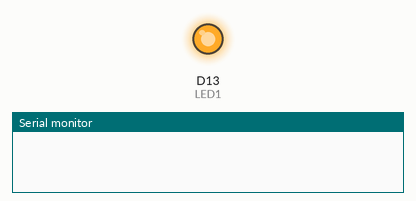
Simulated run of this sketch. Board: Arduino Zero (SAMD21). Shown: output pins drawn as LEDs (lit = HIGH), the last lines printed to the serial monitor.

Above: at 0.6 s.
At 10.1 s:
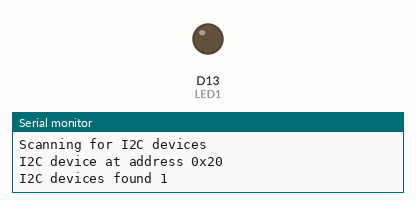
Timing chart, 0 to 11.6 s (numbered marks = the images above):
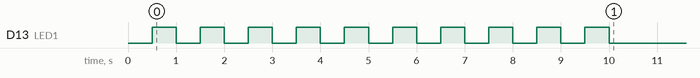

The sketch:

13_I2C_Scanner.ino
```cpp
// (licence header left out)
/*******************************************************************************************************
  Program Operation - This scans the I2C bus from address 1 to address 126 and reports if an I2C device
  is found. Common device addresses;

  0x20 PCF8574

  Serial monitor baud rate is set at 115200
*******************************************************************************************************/

#include <Wire.h>
#define LED1 13                         //on board LED is yellow

void loop()
{
  uint8_t I2Cstatus, I2Caddress;
  int16_t I2Cdevicesfound;

  SerialUSB.println("Scanning for I2C devices");

  I2Cdevicesfound = 0;

  for (I2Caddress = 1; I2Caddress < 127; I2Caddress++ )
  {
    Wire.beginTransmission(I2Caddress);
    I2Cstatus = Wire.endTransmission();

    if (I2Cstatus == 0)
    {
      SerialUSB.print("I2C device at address 0x");
      if (I2Caddress < 16)
      {
        SerialUSB.print("0");
      }
      SerialUSB.println(I2Caddress, HEX);
      I2Cdevicesfound++;
    }
    else if (I2Cstatus == 4)
    {
      SerialUSB.print("ERROR at I2Caddress 0x");
      if (I2Caddress < 16)
      {
        SerialUSB.print("0");
      }
      SerialUSB.println(I2Caddress, HEX);
    }
  }

  SerialUSB.print("I2C devices found ");
  SerialUSB.println(I2Cdevicesfound);
  SerialUSB.println();
  delay(5000);
}


void led_Flash(uint16_t flashes, uint16_t delaymS)
{
  uint16_t index;

  for (index = 1; index <= flashes; index++)
  {
    digitalWrite(LED1, LOW);                    //board LED on
    delay(delaymS);
    digitalWrite(LED1, HIGH);                     //board LED off
    delay(delaymS);
  }
}


void setup()
{
  pinMode(LED1, OUTPUT);                          //setup board LED pin as output
  led_Flash(10, 500);                             //10 LED flashes to indicate program start

  digitalWrite(LED1, LOW);                        //LED on

  Wire.begin();
  SerialUSB.begin(115200);
  SerialUSB.println("11_I2C_Scanner starting");
  SerialUSB.println();
}
```
